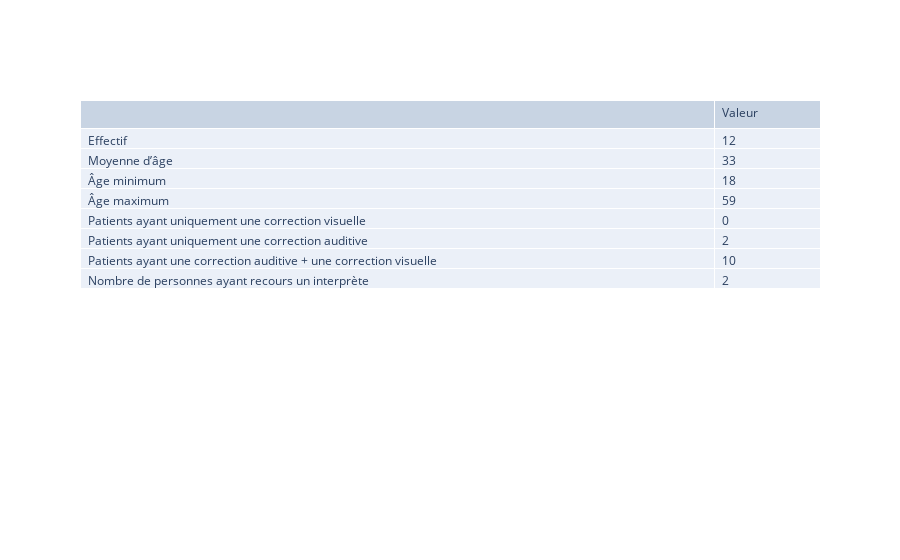
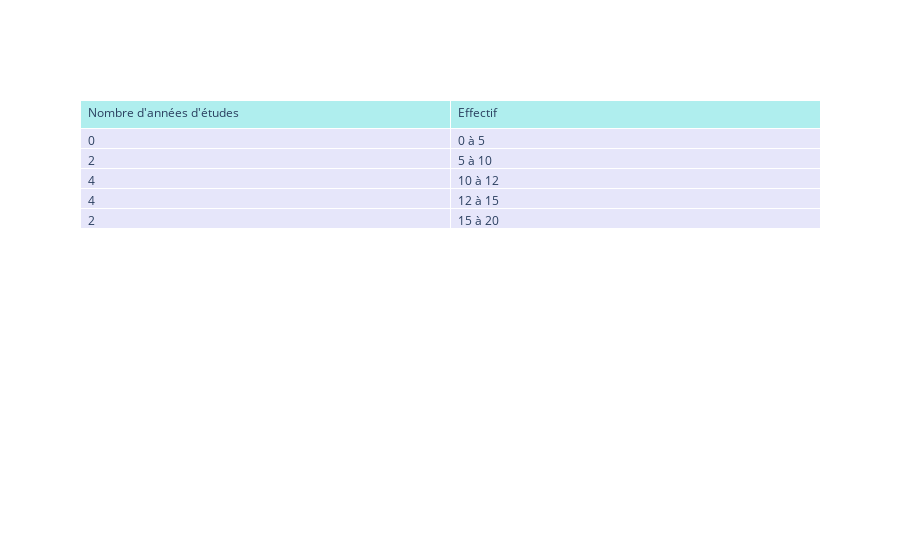
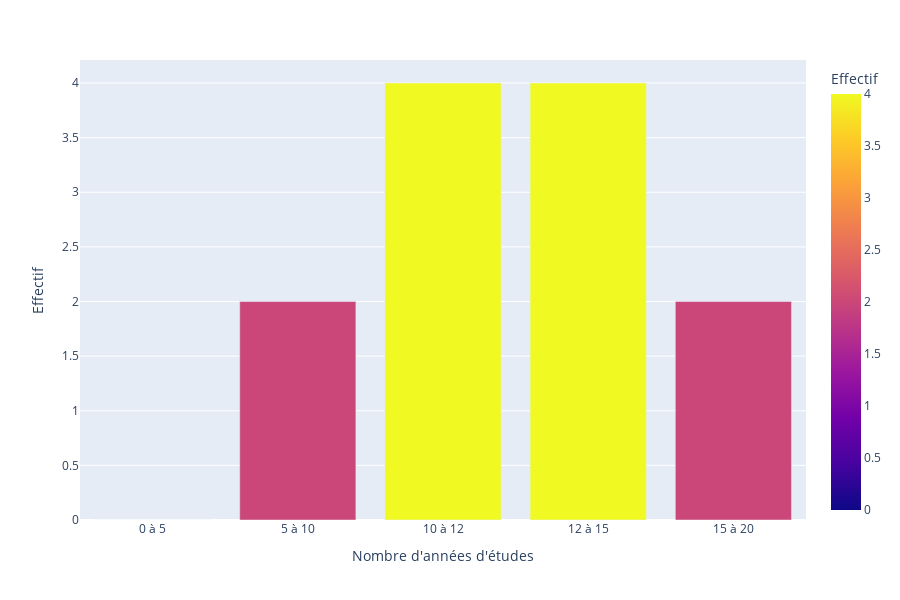
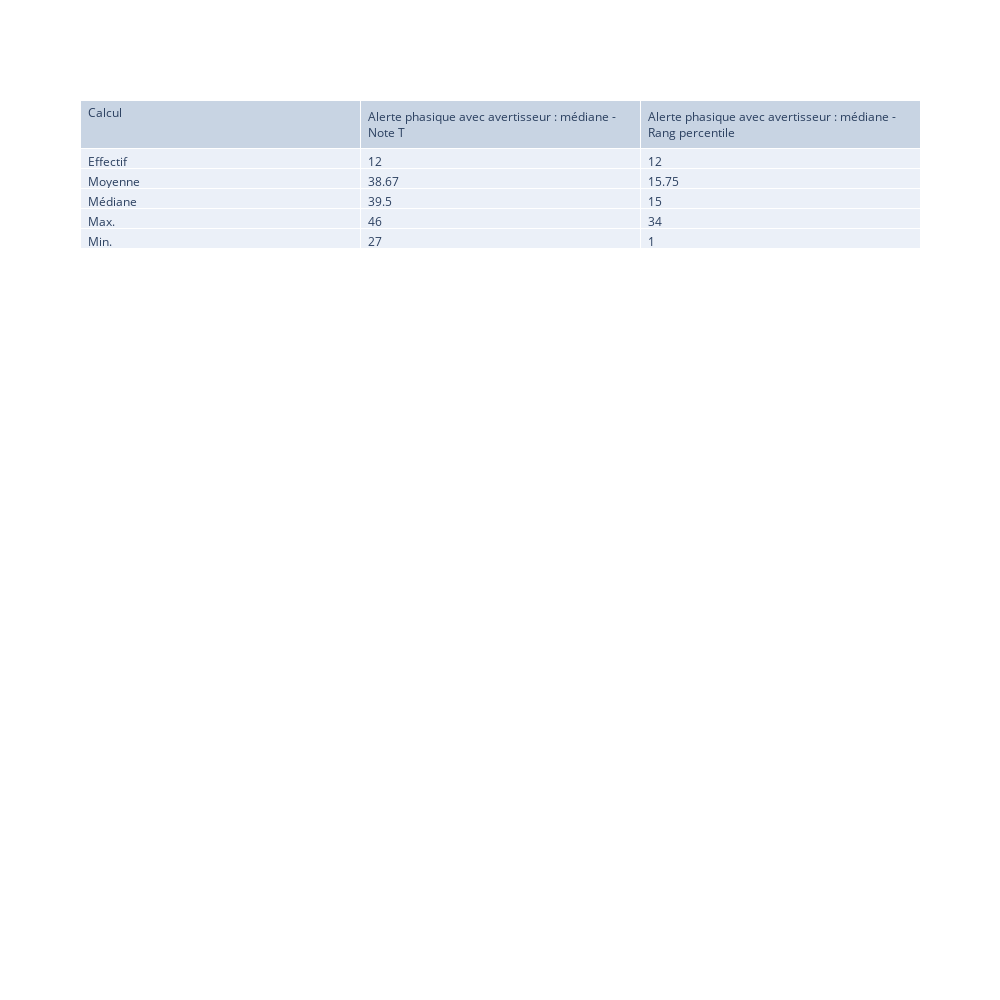

The code cell stored with these charts, in order, in its notebook:
### Code cell
display(HTML('<h4>1. Alerte phasique </h4>'))

df_pop = df[(df['TAP']=='Oui') & (df['Alerte phasique avec avertisseur : médiane - Temps (ms)'].notna())]
total = len(df_pop)
age_avg = round(df_pop["age"].mean())
age_min = df_pop["age"].min()
age_max = df_pop["age"].max()

#Patients ayant une aide auditive
df_coaud = df_pop[(df_pop["Prothèse auditive DROITE"]!="Aucune") | (df_pop["Prothèse auditive GAUCHE"]!="Aucune") | (df_pop["Implant cochléaire DROIT"]!="Aucun") | (df_pop["Implant cochléaire GAUCHE"]!="Aucun")]
#Patients ayant uniquement une aide auditive
df_coaud_u = df_coaud[df_coaud["Correction visuelle"]=="Aucune"]
coaud_u = len(df_coaud_u)

#Patients ayant une correction visuelle
df_covis = df_pop[df_pop["Correction visuelle"]!="Aucune"]
#Patients ayant uniquement une correction visuelle
df_covis_u = df_covis[((df_covis["Prothèse auditive DROITE"]=="Aucune") & (df_covis["Prothèse auditive GAUCHE"]=="Aucune") & (df_covis["Implant cochléaire DROIT"]=="Aucun") & (df_covis["Implant cochléaire GAUCHE"]=="Aucun"))]
covis_u = len(df_covis_u)

#Patients ayant une aide auditive + visuelle
df_coaud_covis = df_coaud[df_coaud["Correction visuelle"]!="Aucune"]
coaud_covis = len(df_coaud_covis)

intlsf = len(df_pop[df_pop["Interprète LSF"]=="Oui"])

columns= ['','Valeur']
myarr = [["Effectif",
            'Moyenne d’âge',
            'Âge minimum',
            'Âge maximum',
            'Patients ayant uniquement une correction visuelle',
            'Patients ayant uniquement une correction auditive',
            'Patients ayant une correction auditive + une correction visuelle',
            'Nombre de personnes ayant recours un interprète']]
for i in columns[1:]:
    myarr.append([total, age_avg, age_min, age_max, covis_u, coaud_u, coaud_covis, intlsf])

str_data =  go.Table(
                columnwidth = [30,5],
                header=dict(values=list(columns),
                align='left'),
                cells=dict(values= myarr,align='left'))
fig = go.Figure(data=str_data)
fig.show()

###
display(HTML("<p>Répartition du nombre d'années d'études :</p>"))
ranges = [0,5,10,12,15,20]

df_study = df_pop["Nombre d'années d'études"].copy()

df_study = df_study.groupby(pd.cut(df_pop["Nombre d'années d'études"], ranges, include_lowest=True)).count()
df_study = pd.DataFrame(df_study)
df_study = df_study.rename(columns={"Nombre d'années d'études":'Effectif'})
year_study = ["0 à 5", "5 à 10", "10 à 12", "12 à 15", "15 à 20"]
df_study["Nombre d'années d'études"] = year_study
df_study = df_study[["Nombre d'années d'études", "Effectif"]]
fig = go.Figure(data=[go.Table(
    header=dict(values=list(df_study.columns),
                fill_color='paleturquoise',
                align='left'),
    cells=dict(values=[df_study["Effectif"], df_study["Nombre d'années d'études"]],
               fill_color='lavender',
               align='left'))
])

fig.show()

fig = px.bar(df_study, x="Nombre d'années d'études", y="Effectif", color="Effectif")
fig.update_layout(showlegend=False)
fig.show()

columns= ['Calcul','Alerte phasique avec avertisseur : médiane - Note T','Alerte phasique avec avertisseur : médiane - Rang percentile']
myarr = [['Effectif', 'Moyenne', 'Médiane', 'Max.', 'Min.']]

for i in columns[1:]:
    effectif = len(df_pop[df_pop[i].notna()])
    avg = round(df_pop[i].mean(),2)
    median = round(df_pop[i].median(),2)
    max_val = df_pop[i].max()
    min_val = df_pop[i].min()
    myarr.append([effectif, avg, median, max_val, min_val])

test =  go.Table(header=dict(values=list(columns), align='left'), cells=dict(values= myarr,align='left'))

fig = go.Figure(data=test)
fig.update_layout(width=1000, height=1000)
fig.show()

### Figure 1 — Plotly figure (JSON) as saved in the notebook; plotly's stock layout.template omitted (floating-point values rounded to 4 significant figures)
{"data": [{"cells": {"align": "left", "values": [["Effectif", "Moyenne d’âge", "Âge minimum", "Âge maximum", "Patients ayant uniquement une correction visuelle", "Patients ayant uniquement une correction auditive", "Patients ayant une correction auditive + une correction visuelle", "Nombre de personnes ayant recours un interprète"], [12, 33, 18, 59, 0, 2, 10, 2]]}, "columnwidth": [30, 5], "header": {"align": "left", "values": ["", "Valeur"]}, "type": "table"}], "layout": {}}

### Figure 2 — Plotly figure (JSON) as saved in the notebook; plotly's stock layout.template omitted (floating-point values rounded to 4 significant figures)
{"data": [{"cells": {"align": "left", "fill": {"color": "lavender"}, "values": [[0, 2, 4, 4, 2], ["0 à 5", "5 à 10", "10 à 12", "12 à 15", "15 à 20"]]}, "header": {"align": "left", "fill": {"color": "paleturquoise"}, "values": ["Nombre d'années d'études", "Effectif"]}, "type": "table"}], "layout": {}}

### Figure 3 — Plotly figure (JSON) as saved in the notebook; plotly's stock layout.template omitted (floating-point values rounded to 4 significant figures)
{"data": [{"alignmentgroup": "True", "hoverlabel": {"namelength": 0}, "hovertemplate": "Nombre d'années d'études=%{x}<br>Effectif=%{marker.color}", "legendgroup": "", "marker": {"color": [0, 2, 4, 4, 2], "coloraxis": "coloraxis"}, "name": "", "offsetgroup": "", "orientation": "v", "showlegend": false, "textposition": "auto", "type": "bar", "x": ["0 à 5", "5 à 10", "10 à 12", "12 à 15", "15 à 20"], "xaxis": "x", "y": [0, 2, 4, 4, 2], "yaxis": "y"}], "layout": {"barmode": "relative", "coloraxis": {"colorbar": {"title": {"text": "Effectif"}}, "colorscale": [[0, "#0d0887"], [0.1111, "#46039f"], [0.2222, "#7201a8"], [0.3333, "#9c179e"], [0.4444, "#bd3786"], [0.5556, "#d8576b"], [0.6667, "#ed7953"], [0.7778, "#fb9f3a"], [0.8889, "#fdca26"], [1, "#f0f921"]]}, "height": 600, "legend": {"tracegroupgap": 0}, "margin": {"t": 60}, "showlegend": false, "xaxis": {"anchor": "y", "domain": [0, 1], "title": {"text": "Nombre d'années d'études"}}, "yaxis": {"anchor": "x", "domain": [0, 1], "title": {"text": "Effectif"}}}}

### Figure 4 — Plotly figure (JSON) as saved in the notebook; plotly's stock layout.template omitted (floating-point values rounded to 4 significant figures)
{"data": [{"cells": {"align": "left", "values": [["Effectif", "Moyenne", "Médiane", "Max.", "Min."], [12, 38.67, 39.5, 46, 27], [12, 15.75, 15, 34, 1]]}, "header": {"align": "left", "values": ["Calcul", "Alerte phasique avec avertisseur : médiane - Note T", "Alerte phasique avec avertisseur : médiane - Rang percentile"]}, "type": "table"}], "layout": {"height": 1000, "width": 1000}}
